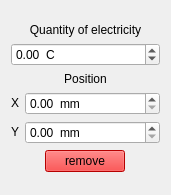
<?xml version="1.0" encoding="UTF-8"?>
<ui version="4.0">
 <class>LOEF_individual_fixed_charge_editor</class>
 <widget class="QWidget" name="LOEF_individual_fixed_charge_editor">
  <property name="geometry">
   <rect>
    <x>0</x>
    <y>0</y>
    <width>171</width>
    <height>195</height>
   </rect>
  </property>
  <property name="windowTitle">
   <string>fixed charge editor</string>
  </property>
  <layout class="QGridLayout" name="gridLayout">
   <item row="0" column="0">
    <layout class="QVBoxLayout" name="verticalLayout">
     <property name="sizeConstraint">
      <enum>QLayout::SetFixedSize</enum>
     </property>
     <item>
      <widget class="QLabel" name="label">
       <property name="sizePolicy">
        <sizepolicy hsizetype="Expanding" vsizetype="Fixed">
         <horstretch>0</horstretch>
         <verstretch>0</verstretch>
        </sizepolicy>
       </property>
       <property name="text">
        <string>Quantity of electricity</string>
       </property>
       <property name="alignment">
        <set>Qt::AlignCenter</set>
       </property>
      </widget>
     </item>
     <item>
      <layout class="QHBoxLayout" name="horizontalLayout">
       <item>
        <widget class="QDoubleSpinBox" name="doubleSpinBox_quantity">
         <property name="sizePolicy">
          <sizepolicy hsizetype="Minimum" vsizetype="Fixed">
           <horstretch>0</horstretch>
           <verstretch>0</verstretch>
          </sizepolicy>
         </property>
         <property name="suffix">
          <string notr="true">  C</string>
         </property>
         <property name="minimum">
          <double>-100.000000000000000</double>
         </property>
         <property name="maximum">
          <double>100.000000000000000</double>
         </property>
        </widget>
       </item>
      </layout>
     </item>
     <item>
      <widget class="QLabel" name="label_4">
       <property name="sizePolicy">
        <sizepolicy hsizetype="Expanding" vsizetype="Fixed">
         <horstretch>0</horstretch>
         <verstretch>0</verstretch>
        </sizepolicy>
       </property>
       <property name="layoutDirection">
        <enum>Qt::LeftToRight</enum>
       </property>
       <property name="text">
        <string>Position</string>
       </property>
       <property name="alignment">
        <set>Qt::AlignCenter</set>
       </property>
      </widget>
     </item>
     <item>
      <layout class="QHBoxLayout" name="horizontalLayout_2">
       <item>
        <widget class="QLabel" name="label_5">
         <property name="sizePolicy">
          <sizepolicy hsizetype="Fixed" vsizetype="Fixed">
           <horstretch>0</horstretch>
           <verstretch>0</verstretch>
          </sizepolicy>
         </property>
         <property name="text">
          <string notr="true">X</string>
         </property>
        </widget>
       </item>
       <item>
        <widget class="QDoubleSpinBox" name="doubleSpinBox_pox_x">
         <property name="sizePolicy">
          <sizepolicy hsizetype="Preferred" vsizetype="Fixed">
           <horstretch>0</horstretch>
           <verstretch>0</verstretch>
          </sizepolicy>
         </property>
         <property name="suffix">
          <string notr="true">  mm</string>
         </property>
         <property name="maximum">
          <double>1000.000000000000000</double>
         </property>
        </widget>
       </item>
      </layout>
     </item>
     <item>
      <layout class="QHBoxLayout" name="horizontalLayout_3">
       <item>
        <widget class="QLabel" name="label_8">
         <property name="sizePolicy">
          <sizepolicy hsizetype="Fixed" vsizetype="Fixed">
           <horstretch>0</horstretch>
           <verstretch>0</verstretch>
          </sizepolicy>
         </property>
         <property name="text">
          <string notr="true">Y</string>
         </property>
        </widget>
       </item>
       <item>
        <widget class="QDoubleSpinBox" name="doubleSpinBox_pox_y">
         <property name="sizePolicy">
          <sizepolicy hsizetype="Preferred" vsizetype="Fixed">
           <horstretch>0</horstretch>
           <verstretch>0</verstretch>
          </sizepolicy>
         </property>
         <property name="suffix">
          <string notr="true">  mm</string>
         </property>
         <property name="maximum">
          <double>1000.000000000000000</double>
         </property>
        </widget>
       </item>
      </layout>
     </item>
     <item>
      <layout class="QHBoxLayout" name="horizontalLayout_5">
       <item>
        <spacer name="horizontalSpacer">
         <property name="orientation">
          <enum>Qt::Horizontal</enum>
         </property>
         <property name="sizeHint" stdset="0">
          <size>
           <width>40</width>
           <height>20</height>
          </size>
         </property>
        </spacer>
       </item>
       <item>
        <widget class="QPushButton" name="remove_button">
         <property name="sizePolicy">
          <sizepolicy hsizetype="Fixed" vsizetype="Fixed">
           <horstretch>0</horstretch>
           <verstretch>0</verstretch>
          </sizepolicy>
         </property>
         <property name="palette">
          <palette>
           <active>
            <colorrole role="WindowText">
             <brush brushstyle="SolidPattern">
              <color alpha="255">
               <red>0</red>
               <green>0</green>
               <blue>0</blue>
              </color>
             </brush>
            </colorrole>
            <colorrole role="Button">
             <brush brushstyle="SolidPattern">
              <color alpha="255">
               <red>255</red>
               <green>0</green>
               <blue>0</blue>
              </color>
             </brush>
            </colorrole>
            <colorrole role="Light">
             <brush brushstyle="SolidPattern">
              <color alpha="255">
               <red>255</red>
               <green>127</green>
               <blue>127</blue>
              </color>
             </brush>
            </colorrole>
            <colorrole role="Midlight">
             <brush brushstyle="SolidPattern">
              <color alpha="255">
               <red>255</red>
               <green>63</green>
               <blue>63</blue>
              </color>
             </brush>
            </colorrole>
            <colorrole role="Dark">
             <brush brushstyle="SolidPattern">
              <color alpha="255">
               <red>127</red>
               <green>0</green>
               <blue>0</blue>
              </color>
             </brush>
            </colorrole>
            <colorrole role="Mid">
             <brush brushstyle="SolidPattern">
              <color alpha="255">
               <red>170</red>
               <green>0</green>
               <blue>0</blue>
              </color>
             </brush>
            </colorrole>
            <colorrole role="Text">
             <brush brushstyle="SolidPattern">
              <color alpha="255">
               <red>0</red>
               <green>0</green>
               <blue>0</blue>
              </color>
             </brush>
            </colorrole>
            <colorrole role="BrightText">
             <brush brushstyle="SolidPattern">
              <color alpha="255">
               <red>255</red>
               <green>255</green>
               <blue>255</blue>
              </color>
             </brush>
            </colorrole>
            <colorrole role="ButtonText">
             <brush brushstyle="SolidPattern">
              <color alpha="255">
               <red>0</red>
               <green>0</green>
               <blue>0</blue>
              </color>
             </brush>
            </colorrole>
            <colorrole role="Base">
             <brush brushstyle="SolidPattern">
              <color alpha="255">
               <red>255</red>
               <green>255</green>
               <blue>255</blue>
              </color>
             </brush>
            </colorrole>
            <colorrole role="Window">
             <brush brushstyle="SolidPattern">
              <color alpha="255">
               <red>255</red>
               <green>0</green>
               <blue>0</blue>
              </color>
             </brush>
            </colorrole>
            <colorrole role="Shadow">
             <brush brushstyle="SolidPattern">
              <color alpha="255">
               <red>0</red>
               <green>0</green>
               <blue>0</blue>
              </color>
             </brush>
            </colorrole>
            <colorrole role="AlternateBase">
             <brush brushstyle="SolidPattern">
              <color alpha="255">
               <red>255</red>
               <green>127</green>
               <blue>127</blue>
              </color>
             </brush>
            </colorrole>
            <colorrole role="ToolTipBase">
             <brush brushstyle="SolidPattern">
              <color alpha="255">
               <red>255</red>
               <green>255</green>
               <blue>220</blue>
              </color>
             </brush>
            </colorrole>
            <colorrole role="ToolTipText">
             <brush brushstyle="SolidPattern">
              <color alpha="255">
               <red>0</red>
               <green>0</green>
               <blue>0</blue>
              </color>
             </brush>
            </colorrole>
            <colorrole role="PlaceholderText">
             <brush brushstyle="SolidPattern">
              <color alpha="128">
               <red>0</red>
               <green>0</green>
               <blue>0</blue>
              </color>
             </brush>
            </colorrole>
           </active>
           <inactive>
            <colorrole role="WindowText">
             <brush brushstyle="SolidPattern">
              <color alpha="255">
               <red>0</red>
               <green>0</green>
               <blue>0</blue>
              </color>
             </brush>
            </colorrole>
            <colorrole role="Button">
             <brush brushstyle="SolidPattern">
              <color alpha="255">
               <red>255</red>
               <green>0</green>
               <blue>0</blue>
              </color>
             </brush>
            </colorrole>
            <colorrole role="Light">
             <brush brushstyle="SolidPattern">
              <color alpha="255">
               <red>255</red>
               <green>127</green>
               <blue>127</blue>
              </color>
             </brush>
            </colorrole>
            <colorrole role="Midlight">
             <brush brushstyle="SolidPattern">
              <color alpha="255">
               <red>255</red>
               <green>63</green>
               <blue>63</blue>
              </color>
             </brush>
            </colorrole>
            <colorrole role="Dark">
             <brush brushstyle="SolidPattern">
              <color alpha="255">
               <red>127</red>
               <green>0</green>
               <blue>0</blue>
              </color>
             </brush>
            </colorrole>
            <colorrole role="Mid">
             <brush brushstyle="SolidPattern">
              <color alpha="255">
               <red>170</red>
               <green>0</green>
               <blue>0</blue>
              </color>
             </brush>
            </colorrole>
            <colorrole role="Text">
             <brush brushstyle="SolidPattern">
              <color alpha="255">
               <red>0</red>
               <green>0</green>
               <blue>0</blue>
              </color>
             </brush>
            </colorrole>
            <colorrole role="BrightText">
             <brush brushstyle="SolidPattern">
              <color alpha="255">
               <red>255</red>
               <green>255</green>
               <blue>255</blue>
              </color>
             </brush>
            </colorrole>
            <colorrole role="ButtonText">
             <brush brushstyle="SolidPattern">
              <color alpha="255">
               <red>0</red>
               <green>0</green>
               <blue>0</blue>
              </color>
             </brush>
            </colorrole>
            <colorrole role="Base">
             <brush brushstyle="SolidPattern">
              <color alpha="255">
               <red>255</red>
               <green>255</green>
               <blue>255</blue>
              </color>
             </brush>
            </colorrole>
            <colorrole role="Window">
             <brush brushstyle="SolidPattern">
              <color alpha="255">
               <red>255</red>
               <green>0</green>
               <blue>0</blue>
              </color>
             </brush>
            </colorrole>
            <colorrole role="Shadow">
             <brush brushstyle="SolidPattern">
              <color alpha="255">
               <red>0</red>
               <green>0</green>
               <blue>0</blue>
              </color>
             </brush>
            </colorrole>
            <colorrole role="AlternateBase">
             <brush brushstyle="SolidPattern">
              <color alpha="255">
               <red>255</red>
               <green>127</green>
               <blue>127</blue>
              </color>
             </brush>
            </colorrole>
            <colorrole role="ToolTipBase">
             <brush brushstyle="SolidPattern">
              <color alpha="255">
               <red>255</red>
               <green>255</green>
               <blue>220</blue>
              </color>
             </brush>
            </colorrole>
            <colorrole role="ToolTipText">
             <brush brushstyle="SolidPattern">
              <color alpha="255">
               <red>0</red>
               <green>0</green>
               <blue>0</blue>
              </color>
             </brush>
            </colorrole>
            <colorrole role="PlaceholderText">
             <brush brushstyle="SolidPattern">
              <color alpha="128">
               <red>0</red>
               <green>0</green>
               <blue>0</blue>
              </color>
             </brush>
            </colorrole>
           </inactive>
           <disabled>
            <colorrole role="WindowText">
             <brush brushstyle="SolidPattern">
              <color alpha="255">
               <red>127</red>
               <green>0</green>
               <blue>0</blue>
              </color>
             </brush>
            </colorrole>
            <colorrole role="Button">
             <brush brushstyle="SolidPattern">
              <color alpha="255">
               <red>255</red>
               <green>0</green>
               <blue>0</blue>
              </color>
             </brush>
            </colorrole>
            <colorrole role="Light">
             <brush brushstyle="SolidPattern">
              <color alpha="255">
               <red>255</red>
               <green>127</green>
               <blue>127</blue>
              </color>
             </brush>
            </colorrole>
            <colorrole role="Midlight">
             <brush brushstyle="SolidPattern">
              <color alpha="255">
               <red>255</red>
               <green>63</green>
               <blue>63</blue>
              </color>
             </brush>
            </colorrole>
            <colorrole role="Dark">
             <brush brushstyle="SolidPattern">
              <color alpha="255">
               <red>127</red>
               <green>0</green>
               <blue>0</blue>
              </color>
             </brush>
            </colorrole>
            <colorrole role="Mid">
             <brush brushstyle="SolidPattern">
              <color alpha="255">
               <red>170</red>
               <green>0</green>
               <blue>0</blue>
              </color>
             </brush>
            </colorrole>
            <colorrole role="Text">
             <brush brushstyle="SolidPattern">
              <color alpha="255">
               <red>127</red>
               <green>0</green>
               <blue>0</blue>
              </color>
             </brush>
            </colorrole>
            <colorrole role="BrightText">
             <brush brushstyle="SolidPattern">
              <color alpha="255">
               <red>255</red>
               <green>255</green>
               <blue>255</blue>
              </color>
             </brush>
            </colorrole>
            <colorrole role="ButtonText">
             <brush brushstyle="SolidPattern">
              <color alpha="255">
               <red>127</red>
               <green>0</green>
               <blue>0</blue>
              </color>
             </brush>
            </colorrole>
            <colorrole role="Base">
             <brush brushstyle="SolidPattern">
              <color alpha="255">
               <red>255</red>
               <green>0</green>
               <blue>0</blue>
              </color>
             </brush>
            </colorrole>
            <colorrole role="Window">
             <brush brushstyle="SolidPattern">
              <color alpha="255">
               <red>255</red>
               <green>0</green>
               <blue>0</blue>
              </color>
             </brush>
            </colorrole>
            <colorrole role="Shadow">
             <brush brushstyle="SolidPattern">
              <color alpha="255">
               <red>0</red>
               <green>0</green>
               <blue>0</blue>
              </color>
             </brush>
            </colorrole>
            <colorrole role="AlternateBase">
             <brush brushstyle="SolidPattern">
              <color alpha="255">
               <red>255</red>
               <green>0</green>
               <blue>0</blue>
              </color>
             </brush>
            </colorrole>
            <colorrole role="ToolTipBase">
             <brush brushstyle="SolidPattern">
              <color alpha="255">
               <red>255</red>
               <green>255</green>
               <blue>220</blue>
              </color>
             </brush>
            </colorrole>
            <colorrole role="ToolTipText">
             <brush brushstyle="SolidPattern">
              <color alpha="255">
               <red>0</red>
               <green>0</green>
               <blue>0</blue>
              </color>
             </brush>
            </colorrole>
            <colorrole role="PlaceholderText">
             <brush brushstyle="SolidPattern">
              <color alpha="128">
               <red>0</red>
               <green>0</green>
               <blue>0</blue>
              </color>
             </brush>
            </colorrole>
           </disabled>
          </palette>
         </property>
         <property name="text">
          <string>remove</string>
         </property>
        </widget>
       </item>
       <item>
        <spacer name="horizontalSpacer_2">
         <property name="orientation">
          <enum>Qt::Horizontal</enum>
         </property>
         <property name="sizeHint" stdset="0">
          <size>
           <width>40</width>
           <height>20</height>
          </size>
         </property>
        </spacer>
       </item>
      </layout>
     </item>
    </layout>
   </item>
  </layout>
 </widget>
 <resources/>
 <connections/>
</ui>
